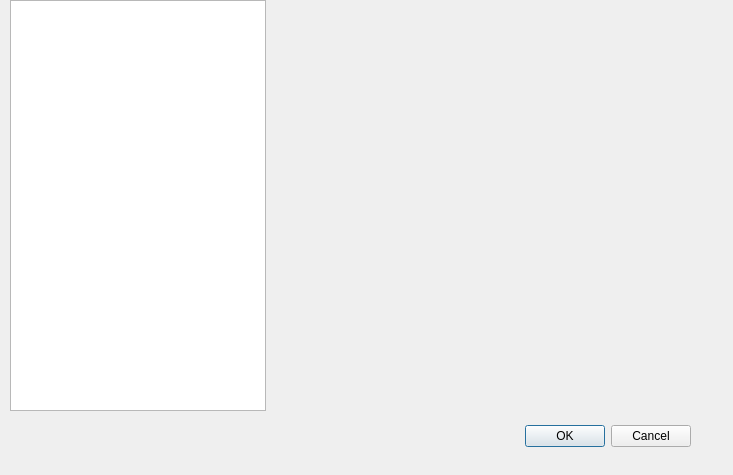
<?xml version="1.0" encoding="UTF-8"?>
<ui version="4.0">
 <class>Dialog</class>
 <widget class="QDialog" name="Dialog">
  <property name="geometry">
   <rect>
    <x>0</x>
    <y>0</y>
    <width>733</width>
    <height>475</height>
   </rect>
  </property>
  <property name="windowTitle">
   <string>Dialog</string>
  </property>
  <widget class="QDialogButtonBox" name="buttonBox">
   <property name="geometry">
    <rect>
     <x>350</x>
     <y>420</y>
     <width>341</width>
     <height>32</height>
    </rect>
   </property>
   <property name="orientation">
    <enum>Qt::Horizontal</enum>
   </property>
   <property name="standardButtons">
    <set>QDialogButtonBox::Cancel|QDialogButtonBox::Ok</set>
   </property>
  </widget>
  <widget class="QListWidget" name="listWidget">
   <property name="geometry">
    <rect>
     <x>10</x>
     <y>0</y>
     <width>256</width>
     <height>411</height>
    </rect>
   </property>
  </widget>
 </widget>
 <resources/>
 <connections>
  <connection>
   <sender>buttonBox</sender>
   <signal>accepted()</signal>
   <receiver>Dialog</receiver>
   <slot>accept()</slot>
   <hints>
    <hint type="sourcelabel">
     <x>248</x>
     <y>254</y>
    </hint>
    <hint type="destinationlabel">
     <x>157</x>
     <y>274</y>
    </hint>
   </hints>
  </connection>
  <connection>
   <sender>buttonBox</sender>
   <signal>rejected()</signal>
   <receiver>Dialog</receiver>
   <slot>reject()</slot>
   <hints>
    <hint type="sourcelabel">
     <x>316</x>
     <y>260</y>
    </hint>
    <hint type="destinationlabel">
     <x>286</x>
     <y>274</y>
    </hint>
   </hints>
  </connection>
 </connections>
</ui>
